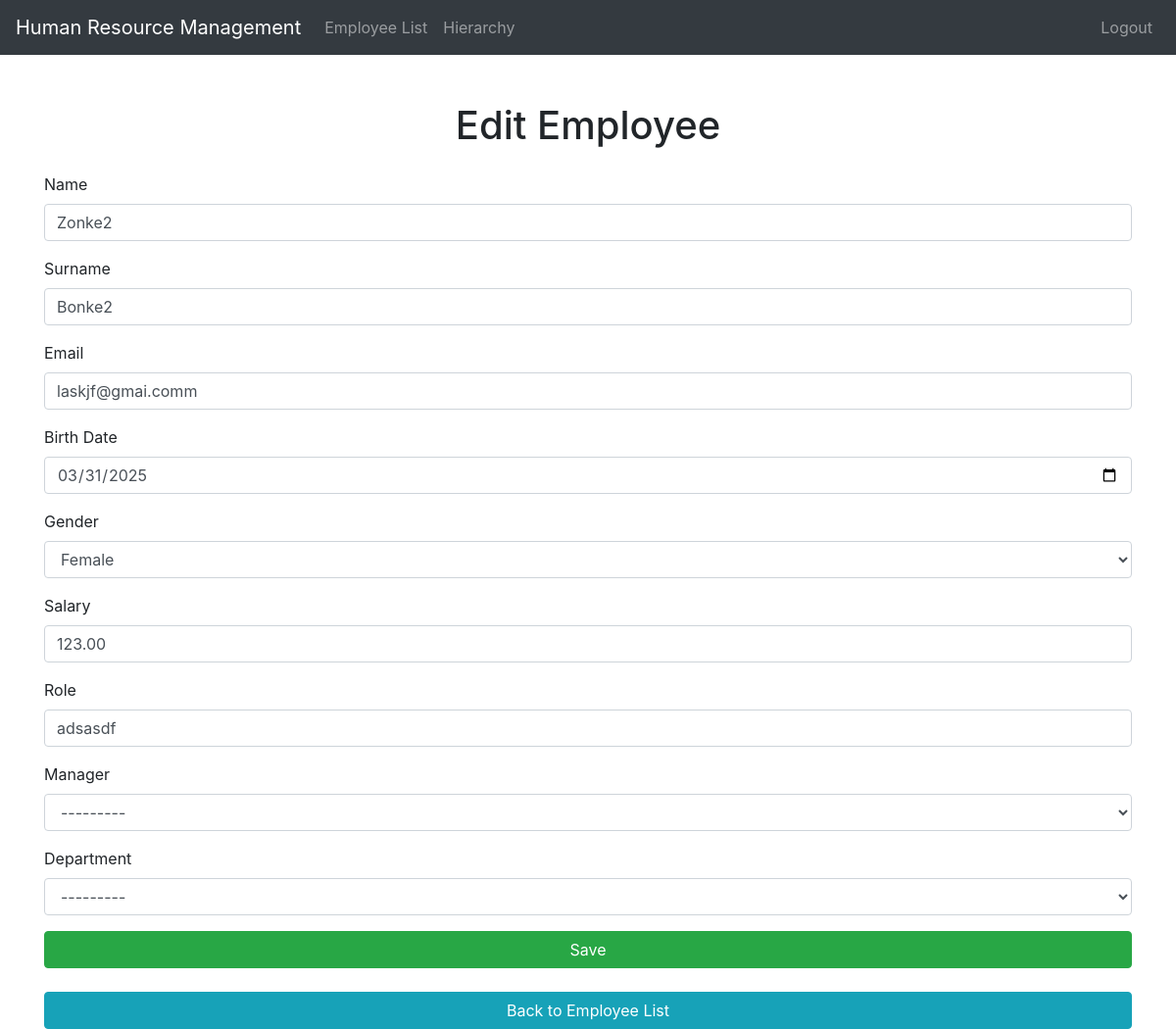
The app's page /employees/edit/9/ (signed in) with its own data.
### employees/models.py (models this page shows, shortened)
class Employee(models.Model):
    GENDER_CHOICES = (
        ('M', 'Male'),
        ('F', 'Female'),
        ('O', 'Other'),
    )
    name = models.CharField(max_length=100)
    surname = models.CharField(max_length=100)
    email = models.EmailField(unique=True)
    birth_date = models.DateField()
    employee_number = models.IntegerField(unique=True)
    salary = models.DecimalField(max_digits=10, decimal_places=2)
    role = models.CharField(max_length=100)
    manager = models.ForeignKey('self', on_delete=models.SET_NULL, null=True, blank=True, related_name='subordinates')
    gender = models.CharField(max_length=1, choices=GENDER_CHOICES, default='O')
    department = models.ForeignKey(Department, on_delete=models.SET_NULL, null=True, blank=True)  # Added here
    is_active = models.BooleanField(default=True)
    class Meta:
        ordering = ['surname', 'name']

### employees/views.py (the view)
# urls.py: path('edit/<int:pk>/', views.edit_employee, name='edit_employee'),
@login_required
def edit_employee(request, pk):
    employee = get_object_or_404(Employee, pk=pk)
    if request.method == 'POST':
        form = EmployeeForm(request.POST, instance=employee)
        if form.is_valid():
            form.save()
            return redirect('employee_list')
    else:
        form = EmployeeForm(instance=employee)
    return render(request, 'employees/employee_form.html', {'form': form})

### employees/forms.py (shortened to what this page needs)
class EmployeeForm(forms.ModelForm):
    birth_date = forms.DateField(
        widget=forms.DateInput(attrs={'type': 'date', 'class': 'form-control'})
    )
    class Meta:
        model = Employee
        exclude = ['employee_number']
    manager = forms.ModelChoiceField(queryset=Employee.objects.all(), required=False)
    department = forms.ModelChoiceField(queryset=Department.objects.all(), required=False)

### employees/templates/employees/employee_form.html (shortened to what this page needs)
<!DOCTYPE html>
<html lang="en">
<head>
    <link rel="stylesheet" href="https://maxcdn.bootstrapcdn.com/bootstrap/4.5.2/css/bootstrap.min.css">
</head>
<body>
<nav class="navbar navbar-expand-lg navbar-dark bg-dark">
    <a class="navbar-brand" href="{% url 'employee_list' %}">Human Resource Management</a>
    <div class="collapse navbar-collapse" id="navbarNav">
        <ul class="navbar-nav">
            <li class="nav-item">
                <a class="nav-link" href="{% url 'employee_list' %}">Employee List</a>
            </li>
            <li class="nav-item">
                <a class="nav-link" href="{% url 'employee_hierarchy' %}">Hierarchy</a>
            </li>
        </ul>
        <ul class="navbar-nav ml-auto">
            <li class="nav-item">
                <a class="nav-link" href="{% url 'logout' %}">Logout</a>
            </li>
        </ul>
    </div>
</nav>
<div class="container mt-5">
    <h1 class="text-center mb-4">{% if form.instance.pk %}Edit{% else %}Create{% endif %} Employee</h1>
    <form method="post">
        <div class="form-group">
            <label for="id_name">Name</label>
            <input type="text" class="form-control" name="name" id="id_name" value="{{ form.name.value|default:'' }}">
        </div>
        <div class="form-group">
            <label for="id_surname">Surname</label>
            <input type="text" class="form-control" name="surname" id="id_surname" value="{{ form.surname.value|default:'' }}">
        </div>
        <div class="form-group">
            <label for="id_email">Email</label>
            <input type="email" class="form-control" name="email" id="id_email" value="{{ form.email.value|default:'' }}">
        </div>
        <div class="form-group">
            <label for="id_birth_date">Birth Date</label>
            {{ form.birth_date }}
        </div>
        <div class="form-group">
            <label for="id_gender">Gender</label>
            <select class="form-control" name="gender" id="id_gender">
                <option value="F" {% if form.gender.value == 'F' %}selected{% endif %}>Female</option>
            </select>
        </div>
        <div class="form-group">
            <label for="id_salary">Salary</label>
            <input type="number" class="form-control" name="salary" id="id_salary" value="{{ form.salary.value|default:'' }}">
        </div>
        <div class="form-group">
            <label for="id_role">Role</label>
            <input type="text" class="form-control" name="role" id="id_role" value="{{ form.role.value|default:'' }}">
        </div>
        <div class="form-group">
            <label for="id_manager">Manager</label>
            <select class="form-control" name="manager" id="id_manager">
                <option value="">---------</option>
            </select>
        </div>
        <div class="form-group">
            <label for="id_department">Department</label>
            <select class="form-control" name="department" id="id_department">
                <option value="">---------</option>
            </select>
        </div>
        <button type="submit" class="btn btn-success btn-block">Save</button>
    </form>
    <br>
    <a href="{% url 'employee_list' %}" class="btn btn-info btn-block">Back to Employee List</a>
</div>
</body>
</html>

### records on screen
Employee: name "Zonke2", surname "Bonke2", email "laskjf@gmai.comm", birth_date "03/31/2025", salary "123.00", role "adsasdf"
